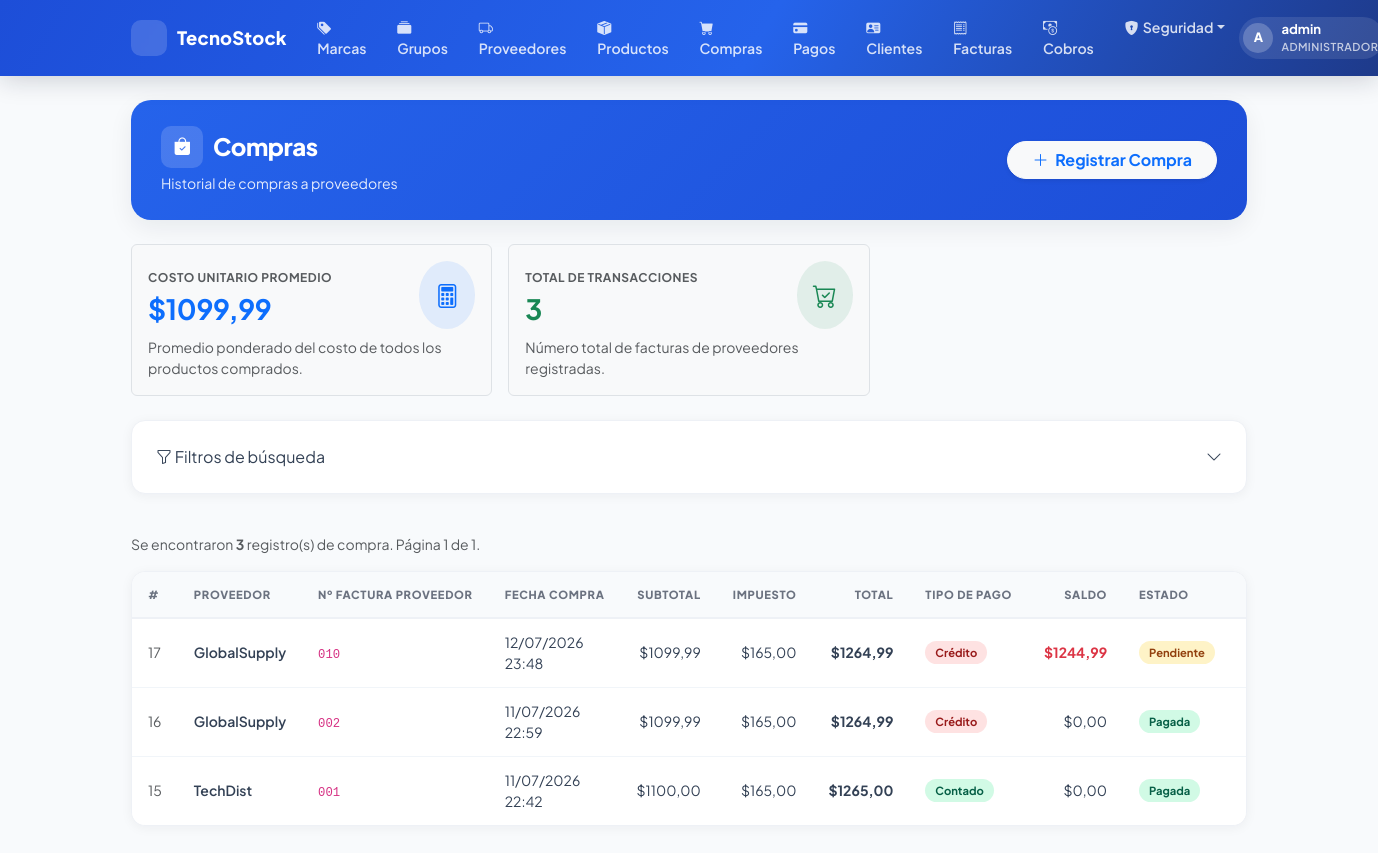
Before: /purchases/ (signed in) with the older database file.
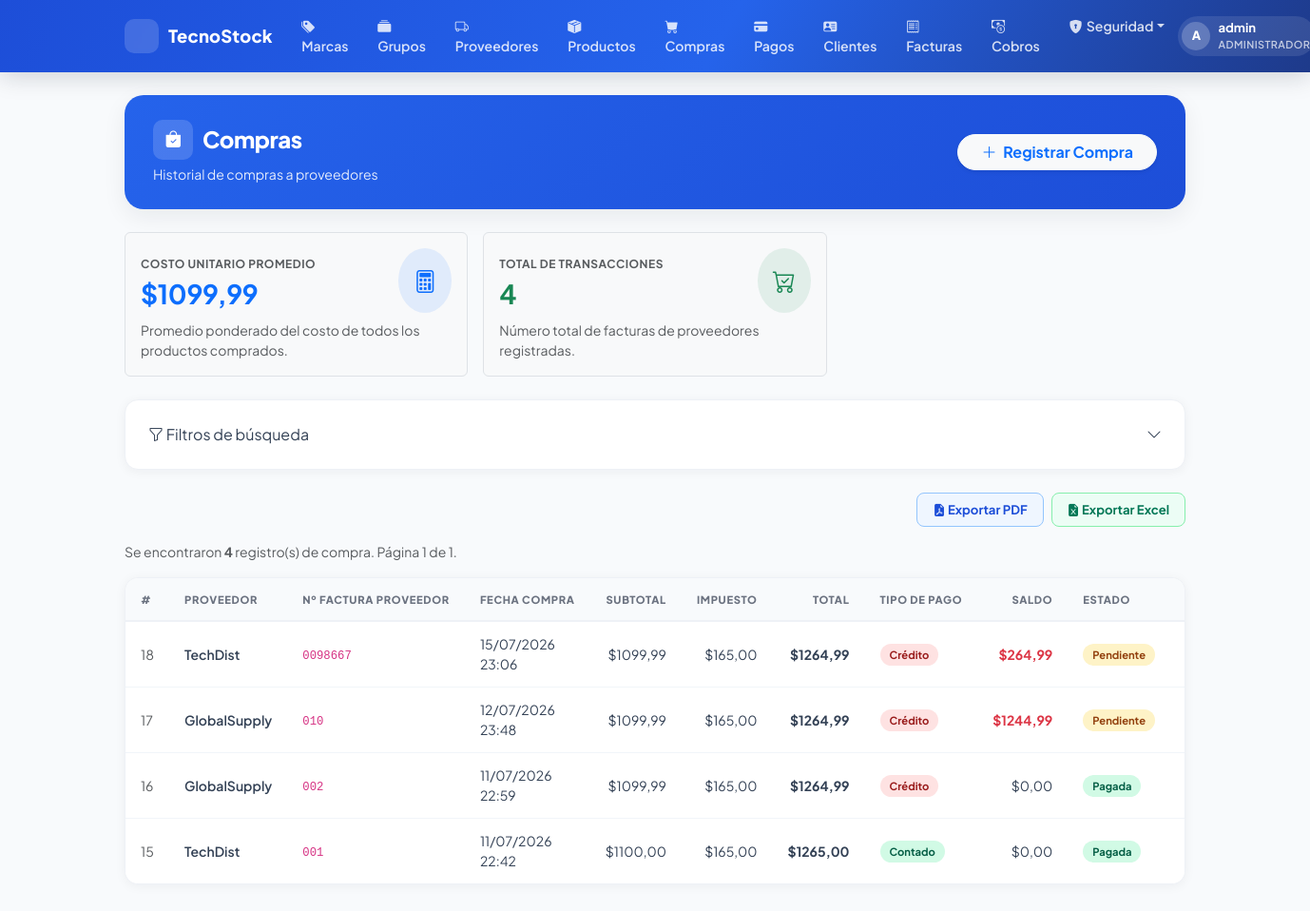
After: the same page with the newer database file.
### purchasing/models.py (models this page shows, shortened)
class Purchase(models.Model):
    TIPO_PAGO = [
        ('contado', 'Contado'),
        ('credito', 'Crédito'),
    ]
    ESTADO = [
        ('PENDIENTE', 'Pendiente'),
        ('PAGADA', 'Pagada'),
        ('ANULADA', 'Anulada'),
    ]
    supplier = models.ForeignKey(
        Supplier, on_delete=models.PROTECT, related_name='purchases', verbose_name='Proveedor'
    )
    document_number = models.CharField(
        max_length=20, verbose_name='Nº de Factura Proveedor'
    )
    purchase_date = models.DateTimeField(auto_now_add=True, verbose_name='Fecha de Compra')
    subtotal = models.DecimalField(max_digits=12, decimal_places=2, default=0, verbose_name='Subtotal')
    tax = models.DecimalField(max_digits=12, decimal_places=2, default=0, verbose_name='Impuesto (15%)')
    total = models.DecimalField(max_digits=12, decimal_places=2, default=0, verbose_name='Total')
    tipo_pago = models.CharField(max_length=10, choices=TIPO_PAGO, default='contado', verbose_name='Tipo de Pago')
    saldo = models.DecimalField(max_digits=12, decimal_places=2, default=0, verbose_name='Saldo Pendiente')
    estado = models.CharField(max_length=10, choices=ESTADO, default='PENDIENTE', verbose_name='Estado')
    is_active = models.BooleanField(default=True, verbose_name='Activa')
    class Meta:
        verbose_name = 'Compra'
        verbose_name_plural = 'Compras'
        ordering = ['-purchase_date']
        unique_together = ['supplier', 'document_number']

### billing/models.py (models this page shows, shortened)
class Supplier(models.Model):
    name = models.CharField(max_length=200, verbose_name='Nombre de la Empresa')
    contact_name = models.CharField(max_length=200, blank=True, null=True, verbose_name = 'Nombre de Contacto')
    email = models.EmailField(blank=True, null=True, verbose_name = 'Correo Electronico')
    phone = models.CharField(max_length=20, blank=True, null=True, verbose_name = 'Teléfono')
    address = models.TextField(blank=True, null=True, verbose_name = 'Dirección')
    is_active = models.BooleanField(default=True, verbose_name = 'Activo')
    created_at = models.DateTimeField(auto_now_add=True, verbose_name = 'Creado el')
    updated_at = models.DateTimeField(auto_now=True, verbose_name = 'Actualizado el')
    class Meta:
        verbose_name = 'Proveedor'
        verbose_name_plural = 'Proveedores'
        ordering = ['name']

### purchasing/views.py (the view, shortened to what this page needs)
# urls.py: path('', views.purchase_list, name='purchase_list'),
@login_required
@group_required('Administrador', 'Analista de Compras')
@permission_required('purchasing.view_purchase', raise_exception=True)
@audit_action('LIST_PURCHASES')
def purchase_list(request):
    purchases = Purchase.objects.all().select_related('supplier')
    p = request.GET
    supplier_id = p.get('supplier', '')
    date_min = p.get('date_min', '')
    date_max = p.get('date_max', '')
    doc_number = p.get('doc_number', '')
    if supplier_id:
        purchases = purchases.filter(supplier_id=supplier_id)
    if doc_number:
        purchases = purchases.filter(document_number__icontains=doc_number)
    if date_min and date_max:
        purchases = purchases.filter(purchase_date__date__range=[date_min, date_max])
    elif date_min:
        purchases = purchases.filter(purchase_date__date__gte=date_min)
    elif date_max:
        purchases = purchases.filter(purchase_date__date__lte=date_max)
    export_format = p.get('export')
    avg_cost_data = PurchaseDetail.objects.aggregate(avg_cost=Avg('unit_cost'))
    avg_cost = avg_cost_data['avg_cost'] or Decimal('0.00')
    paginator = Paginator(purchases, 10)
    page_number = request.GET.get('page')
    page_obj = paginator.get_page(page_number)
    suppliers = Supplier.objects.filter(is_active=True).order_by('name')
    params = request.GET.copy()
    params.pop('page', None)
    query_string = params.urlencode()
    has_active_filters = any([supplier_id, date_min, date_max, doc_number])
    ALL_COLUMNS = [
        ('id', 'ID'),
        ('supplier', 'Proveedor'),
        ('document_number', 'Nº Factura Proveedor'),
        ('purchase_date', 'Fecha Compra'),
        ('subtotal', 'Subtotal'),
        ('tax', 'Impuesto'),
        ('total', 'Total'),
        ('tipo_pago', 'Tipo de Pago'),
        ('saldo', 'Saldo Pendiente'),
        ('estado', 'Estado'),
    ]
    columns = request.GET.getlist('columns')
    if not columns:
        columns = [c[0] for c in ALL_COLUMNS]
    return render(request, 'purchasing/purchase_list.html', {
        'page_obj': page_obj,
        'paginator': paginator,
        'avg_cost': avg_cost,
        'suppliers': suppliers,
        'filter': p,
        'query_string': query_string,
        'has_active_filters': has_active_filters,
        'available_columns': ALL_COLUMNS,
        'selected_columns': columns,
    })

### security/templatetags/security_tags.py (called while the page is built)
@register.filter(name='has_group')
def has_group(user, group_name):
    if not user.is_authenticated:
        return False
    if user.is_superuser:      # el superusuario ve todo
        return True
    return user.groups.filter(name=group_name).exists()

### purchasing/templates/purchasing/purchase_list.html (shortened to what the changed rows need)
{% extends 'billing/base.html' %}
{% block content %}
<div class="page-header d-flex justify-content-between align-items-center mb-4">
  <div>
    <h1><span class="header-icon"><i class="bi bi-bag-check-fill"></i></span>Compras</h1>
  </div>
</div>
<div class="row g-3 mb-4">
  <div class="col-md-4">
    <div class="card bg-light border p-3">
      <div class="d-flex align-items-center justify-content-between">
        <div>
          <span class="text-uppercase text-muted fw-bold small" style="font-size: 0.75rem; letter-spacing: 0.5px;">Total de Transacciones</span>
          <h3 class="fw-bold text-success mb-0 mt-1">{{ paginator.count }}</h3>
        </div>
      </div>
    </div>
  </div>
</div>
<div class="d-flex justify-content-end align-items-center gap-2 mb-3">
  {% if perms.security.export_pdf %}
  <a href="?{{ query_string }}&export=pdf" class="btn-pdf">
    <i class="bi bi-file-earmark-pdf-fill"></i> Exportar PDF
  </a>
  {% endif %}
  {% if perms.security.export_excel %}
  <a href="?{{ query_string }}&export=excel" class="btn-excel">
    <i class="bi bi-file-earmark-excel-fill"></i> Exportar Excel
  </a>
  {% endif %}
</div>
<p class="text-muted small">
  Se encontraron <strong>{{ paginator.count }}</strong> registro(s) de compra.
  Página {{ page_obj.number }} de {{ paginator.num_pages }}.
</p>
<div class="products-table">
  <div class="table-responsive">
  <table class="table mb-0" style="min-width: 1100px;">
    <thead>
      <tr>
        {% if 'id' in selected_columns %}<th>#</th>{% endif %}
        {% if 'supplier' in selected_columns %}<th>Proveedor</th>{% endif %}
        {% if 'document_number' in selected_columns %}<th>Nº Factura Proveedor</th>{% endif %}
        {% if 'purchase_date' in selected_columns %}<th>Fecha Compra</th>{% endif %}
        {% if 'subtotal' in selected_columns %}<th class="text-end">Subtotal</th>{% endif %}
        {% if 'tax' in selected_columns %}<th class="text-end">Impuesto</th>{% endif %}
        {% if 'total' in selected_columns %}<th class="text-end">Total</th>{% endif %}
        {% if 'tipo_pago' in selected_columns %}<th>Tipo de Pago</th>{% endif %}
        {% if 'saldo' in selected_columns %}<th class="text-end">Saldo</th>{% endif %}
        {% if 'estado' in selected_columns %}<th>Estado</th>{% endif %}
        <th class="text-center">Acciones</th>
      </tr>
    </thead>
    <tbody>
      {% for item in page_obj %}
      <tr>
        {% if 'id' in selected_columns %}<td class="text-muted small">{{ item.id }}</td>{% endif %}
        {% if 'supplier' in selected_columns %}<td class="fw-semibold">{{ item.supplier.name }}</td>{% endif %}
        {% if 'document_number' in selected_columns %}<td><code>{{ item.document_number }}</code></td>{% endif %}
        {% if 'purchase_date' in selected_columns %}<td>{{ item.purchase_date|date:"d/m/Y H:i" }}</td>{% endif %}
        {% if 'subtotal' in selected_columns %}<td class="text-end">${{ item.subtotal }}</td>{% endif %}
        {% if 'tax' in selected_columns %}<td class="text-end">${{ item.tax }}</td>{% endif %}
        {% if 'total' in selected_columns %}<td class="text-end fw-bold">${{ item.total }}</td>{% endif %}
        {% if 'tipo_pago' in selected_columns %}
          <td>
            {% if item.tipo_pago == 'credito' %}
              <span class="badge-inactive">Crédito</span>
            {% else %}
              <span class="badge-active">Contado</span>
            {% endif %}
          </td>
        {% endif %}
        {% if 'saldo' in selected_columns %}
          <td class="text-end {% if item.saldo > 0 %}text-danger fw-bold{% endif %}">${{ item.saldo }}</td>
        {% endif %}
        {% if 'estado' in selected_columns %}
          <td>
            {% if item.estado == 'PAGADA' %}
              <span class="badge-active">Pagada</span>
            {% elif item.estado == 'ANULADA' %}
              <span class="badge-inactive">Anulada</span>
            {% else %}
              <span class="badge-pending">Pendiente</span>
            {% endif %}
          </td>
        {% endif %}
        <td class="text-center text-nowrap">
        </td>
      </tr>
      {% endfor %}
    </tbody>
  </table>
  </div>
</div>
{% endblock %}

Changed rows visible on the page:
added Purchase: id "18", supplier.name "TechDist", document_number "0098667", purchase_date "15/07/2026 23:06", subtotal "1099,99", tax "165,00", total "1264,99", tipo_pago "Crédito", saldo "264,99", estado "Pendiente"
Other visible differences:
{{ paginator.count }}: "3" → "4"
text now shown: "Exportar PDF Exportar Excel"
